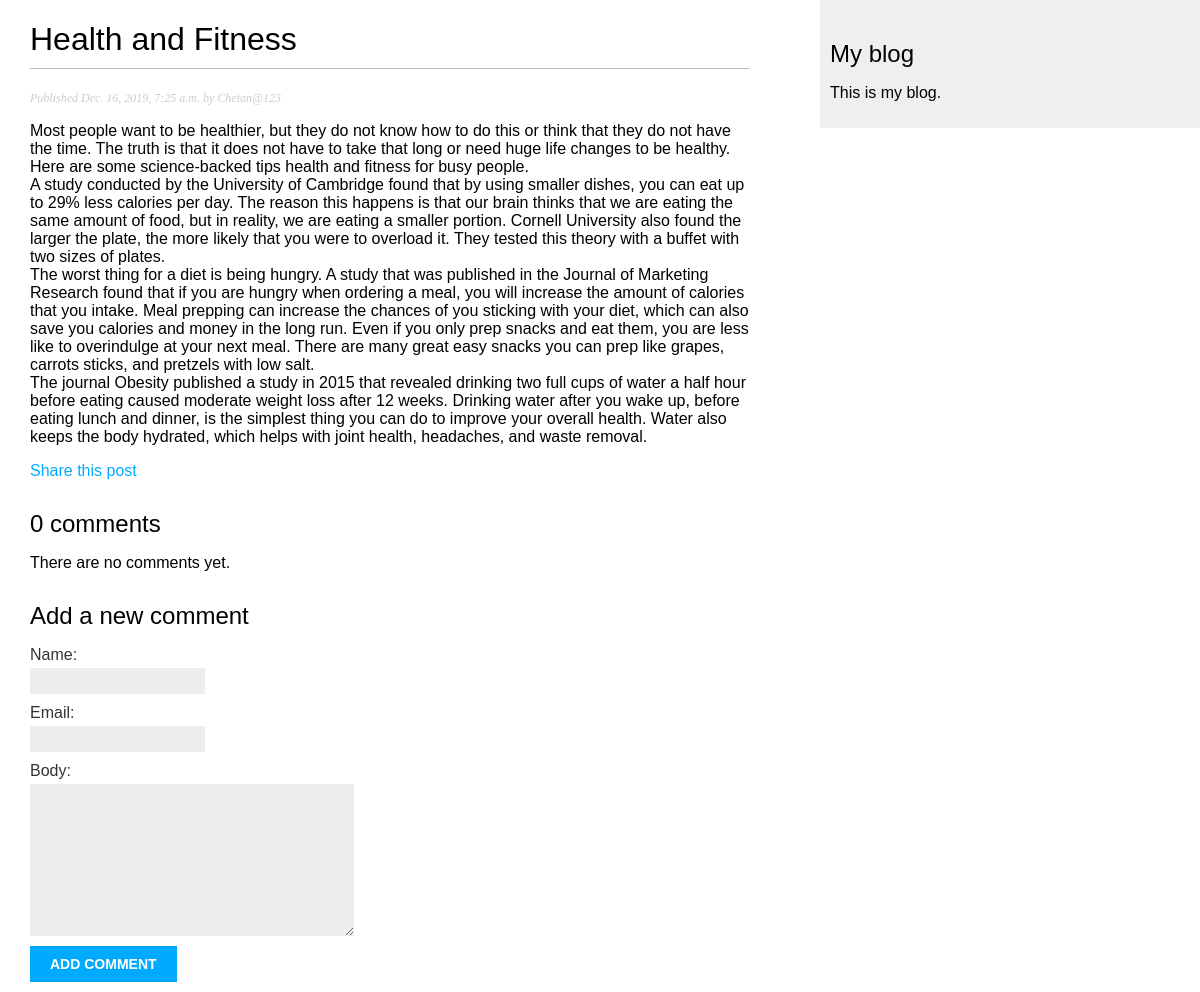
Page /blog/2019/12/16/living-healthy-lifestyle-busy-schedule/ on the committed database.
### blog/models.py (models this page shows, shortened)
class Post(models.Model):
    STATUS_CHOICES = (
    ('draft', 'Draft'),
    ('published', 'Published'),
    )
    title = models.CharField(max_length=250)
    slug = models.SlugField(max_length=250,
        unique_for_date='publish')
    author = models.ForeignKey(User,
        on_delete=models.CASCADE,
        related_name='blog_posts')
    body = models.TextField()
    publish = models.DateTimeField(default=timezone.now)
    created = models.DateTimeField(auto_now_add=True)
    updated = models.DateTimeField(auto_now=True)
    status = models.CharField(max_length=10,
        choices=STATUS_CHOICES,
        default='draft')
    objects = models.Manager() # The default manager.
    published = PublishedManager() # Our custom manager.
    class Meta:
        ordering = ('-publish',)

### blog/views.py (the view)
def post_detail(request, year, month, day, post):
    post = get_object_or_404(Post, slug=post,
                                status='published',
                                publish__year=year,
                                publish__month=month,
                                publish__day=day)
    comments = post.comments.filter(active=True)
    new_comment = None
    if request.method == 'POST':
        comment_form = CommentForm(data=request.POST)
        if comment_form.is_valid():
            new_comment = comment_form.save(commit=False)
            new_comment.post = post
            new_comment.save()
    else:
        comment_form = CommentForm()
    return render(request,
                'blog/post/detail.html',
                {'post': post,
                'comments': comments,
                'new_comment': new_comment,
                'comment_form': comment_form})

### blog/forms.py
class CommentForm(forms.ModelForm):
    class Meta:
        model = Comment
        fields = ('name', 'email', 'body')

### blog/templates/blog/post/detail.html (shortened to what this page needs)
{% extends "blog/base.html" %}
{% block content %}
<h1>{{ post.title }}</h1>
<p class="date">
Published {{ post.publish }} by {{ post.author }}
</p>
{{ post.body|linebreaks }}
<p>
    <a href="{% url "blog:post_share" post.id %}">
    Share this post
    </a>
    </p>
    {% with comments.count as total_comments %}
<h2>
{{ total_comments }} comment{{ total_comments|pluralize }}
</h2>
{% endwith %}
{% for comment in comments %}
<div class="comment">
<p class="info">
Comment {{ forloop.counter }} by {{ comment.name }}
{{ comment.created }}
</p>
{{ comment.body|linebreaks }}
</div>
{% empty %}
<p>There are no comments yet.</p>
{% endfor %}
{% if new_comment %}
<h2>Your comment has been added.</h2>
{% else %}
<h2>Add a new comment</h2>
<form action="." method="post">
{{ comment_form.as_p }}
<p><input type="submit" value="Add comment"></p>
</form>
{% endif %}
{% endblock %}

### blog/static/css/blog.css (style rules this page uses)
body { margin:0; padding:0; font-family:helvetica, sans-serif; }
a { color:#00abff; text-decoration:none; }
h1 { font-weight:normal; border-bottom:1px solid #bbb; padding:0 0 10px 0; }
h2 { font-weight:normal; margin:30px 0 0; }
p.date { color:#ccc; font-family: georgia, serif; font-size: 12px; font-style: italic; }
label { float:left; clear:both; color:#333; margin-bottom:4px; }
input, textarea { clear:both; float:left; margin:0 0 10px; background:#ededed; border:0; padding:6px 10px; font-size:12px; }
input[type=submit] { font-weight:bold; background:#00abff; color:#fff; padding:10px 20px; font-size:14px; text-transform:uppercase; }

### rows in the picture
Post: title "Health and Fitness", publish "Dec. 16, 2019, 7:25 a.m.", author "Chetan@123", body "Most people want to be healthier, but they do not know how to do this or think that they do not have the time. The truth is that it does not have to take that long or need huge life changes to be healthy. Here are some science-backed tips health and fitness for busy people. A study conducted by the University of Cambridge found that by using smaller dishes, you can eat up to 29% less calories per day. The reason this happens is that our brain thinks that we are eating the same amount of food, but in reality, we are eating a smaller portion. Cornell University also found the larger the plate, the more likely that you were to overload it. They tested this theory with a buffet with two sizes…"

### other values in the picture
{{ total_comments }} "0"
